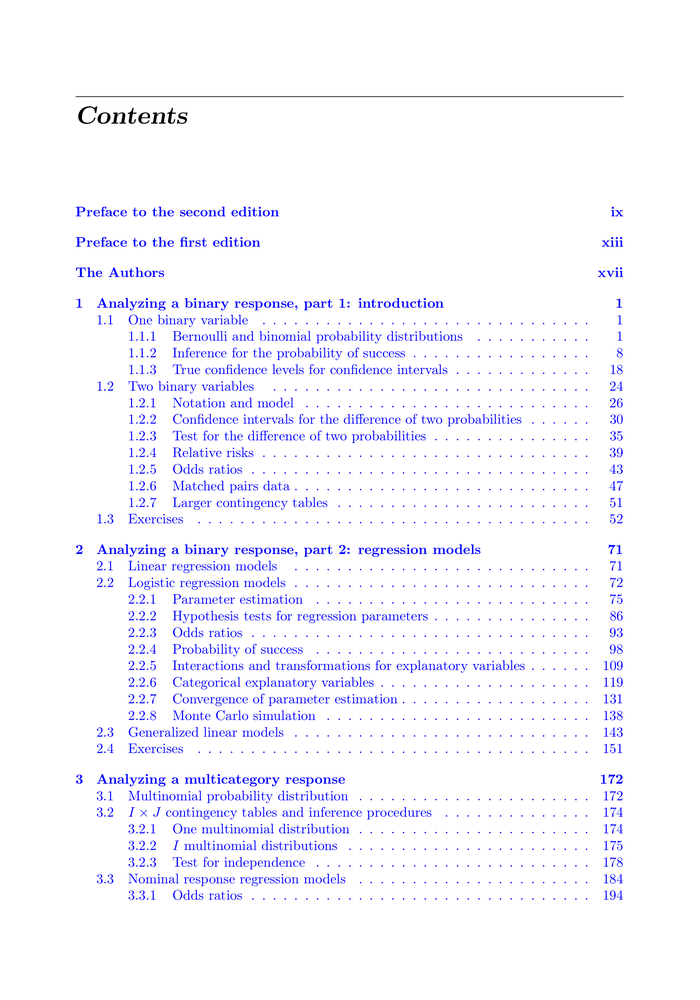
#> input picture images/acd_p006.png, 700 x 1000 px, shrunk from 2100 x 3000 before the run
$ python -i binarization.py   (imports and definitions only)   (older library calls are emulated)
#> lines starting #> are read from the running program, lines starting #| are printed output that depends on the picture; after the words box and inside, x2 and y2 are one past the last pixel; in counts of white or black regions, pixels touching at a corner belong together
#> further down, picture is the input picture: shape (1000, 700, 3); mean B, G, R 254.7, 247.4, 247.4
"""
Sauvola's Method for Document Binarization

Implementation of Sauvola's adaptive binarization algorithm for document images.
This method improves upon Niblack's algorithm by incorporating the dynamic range
of the image's gray value standard deviation.

Reference:
Sauvola, J., & Pietikäinen, M. (2000). Adaptive document image binarization.
Pattern Recognition, 33(2), 225-236.

The threshold is calculated as:
    T_sauvola = m * (1 - k * (1 - S/R))

where:
    m = local mean of the window
    S = local standard deviation of the window
    k = parameter (default 0.5)
    R = dynamic range of standard deviation (default 128 for grayscale images)
"""

import cv2
import numpy as np


# [29 lines left out: function normalize_image, not called in this run]


def sauvola_binarization(
    image: np.ndarray,
    window_size: int = 15,
    k: float = 0.5,
    R: float = 128.0
) -> np.ndarray:
    """
    Apply Sauvola's adaptive binarization to a grayscale image.

    Args:
        image: Input grayscale image (uint8)
        window_size: Size of the local window (must be odd). Default: 15
        k: Sauvola parameter controlling the effect of standard deviation. Default: 0.5
        R: Dynamic range of standard deviation. Default: 128 for 8-bit images

    Returns:
        Binary image (uint8) where foreground is 255 and background is 0
    """
#> called with window_size = 15, k = 0.5, R = 128
    # Ensure image is grayscale
    if len(image.shape) == 3:
        image = cv2.cvtColor(image, cv2.COLOR_BGR2GRAY)

    # Ensure window size is odd
    if window_size % 2 == 0:
        window_size += 1

    # Convert to float for calculations
    img_float = image.astype(np.float64)

    # Calculate local mean using box filter (efficient convolution)
    mean = cv2.boxFilter(img_float, cv2.CV_64F, (window_size, window_size))
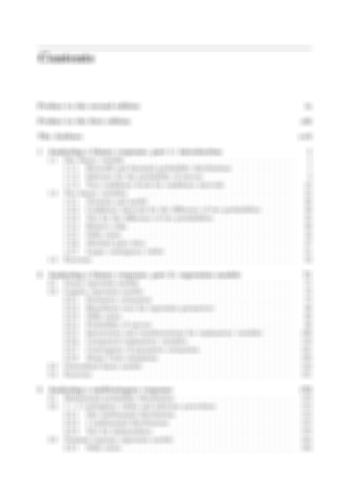
#> mean: shape (1000, 700) float64 (shown at 1/2 size); min 157.1, max 255, mean 248.3

    # Calculate local standard deviation
    # Var(X) = E[X^2] - E[X]^2
    mean_squared = cv2.boxFilter(img_float ** 2, cv2.CV_64F, (window_size, window_size))
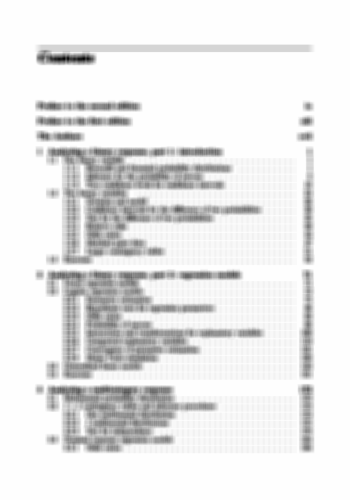
#> mean_squared: shape (1000, 700) float64 (shown at 1/2 size); min 35409.6, max 65025, mean 62491.1; drawn with min black and max white
    variance = mean_squared - mean ** 2
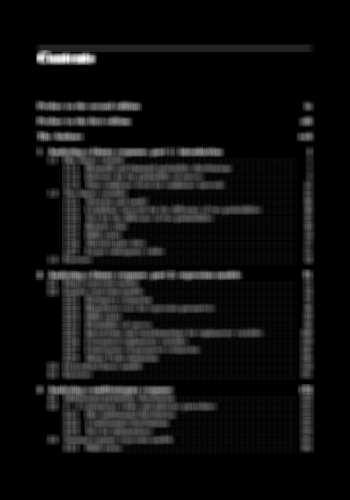
#> variance: shape (1000, 700) float64 (shown at 1/2 size); min 0, max 10949.8, mean 728.6; drawn with min black and max white

    # Handle numerical issues (variance should be non-negative)
    variance = np.maximum(variance, 0)
    std_dev = np.sqrt(variance)
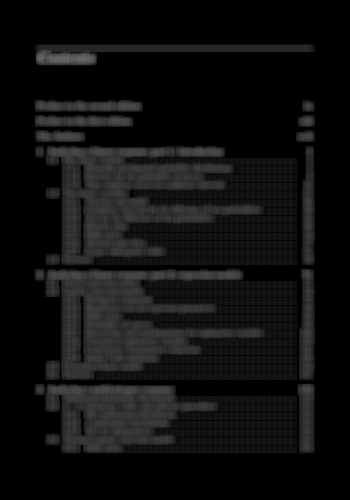
#> std_dev: shape (1000, 700) float64 (shown at 1/2 size); min 0, max 104.6, mean 16.2

    # Calculate Sauvola threshold
    # T = m * (1 - k * (1 - S/R))
    # T = m * (1 - k + k*S/R)
    threshold = mean * (1.0 - k * (1.0 - std_dev / R))
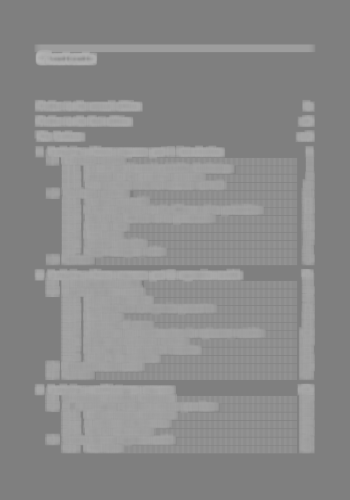
#> threshold: shape (1000, 700) float64 (shown at 1/2 size); min 127.5, max 181.4, mean 138.9

    # Apply threshold: pixel is foreground (0=black) if below threshold
    # Background is white (255)
    # This produces black text on white background
    binary = np.ones_like(image) * 255
    binary[img_float < threshold] = 0

    return binary.astype(np.uint8)


# [88 lines left out: functions niblack_binarization, otsu_binarization, not called in this run]


def binarize_document(
    image: np.ndarray,
    method: str = "sauvola",
    window_size: int = 15,
    k: float = None,
    R: float = 128.0
) -> np.ndarray:
    """
    Apply adaptive binarization to a document image.

    Args:
        image: Input image (grayscale or BGR)
        method: Binarization method - "sauvola", "niblack", or "otsu". Default: "sauvola"
        window_size: Size of the local window (must be odd). Default: 15
                    (Not used for Otsu method)
        k: Method-specific parameter. If None, uses default for the method:
           - Sauvola: 0.5
           - Niblack: -0.2
           - Otsu: ignored (threshold is automatically determined)
        R: Dynamic range for Sauvola method. Default: 128

    Returns:
        Binary image (uint8) where foreground is 0 (black) and background is 255 (white)
    """
    method = method.lower()

    if method == "sauvola":
        if k is None:
            k = 0.5
        return sauvola_binarization(image, window_size, k, R)
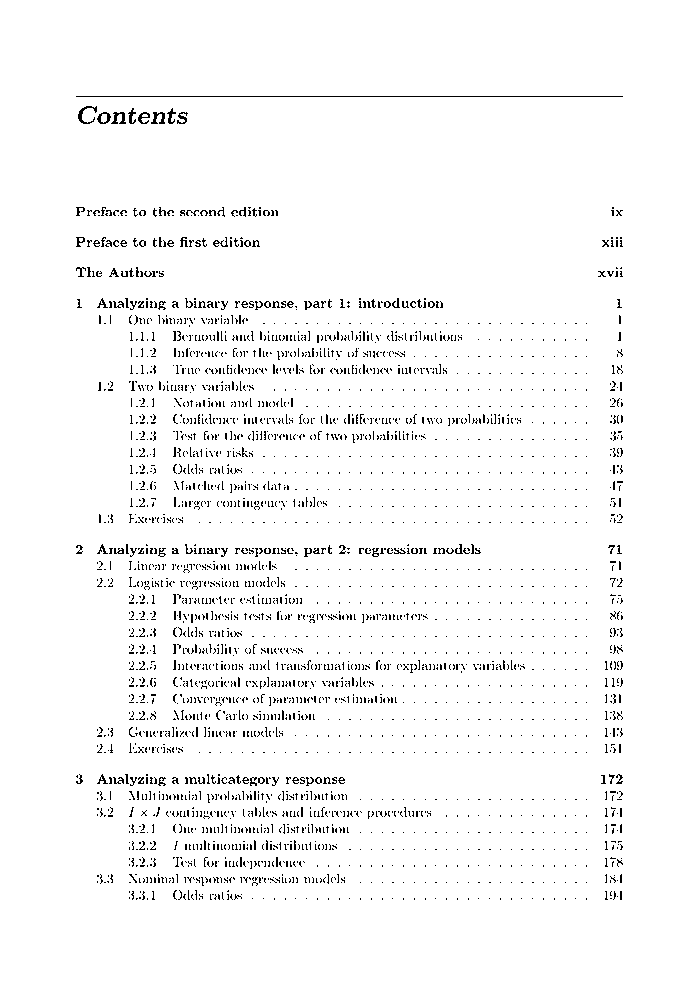
#> returned value: shape (1000, 700); 97% white; black in thin lines or dots, all inside (x1, y1, x2, y2) = (76, 96, 623, 900)
    elif method == "niblack":
        if k is None:
            k = -0.2
        return niblack_binarization(image, window_size, k)
    elif method == "otsu":
        return otsu_binarization(image)
    else:
        raise ValueError(f"Unknown binarization method: {method}. Use 'sauvola', 'niblack', or 'otsu'")


# [26 lines left out: function adaptive_window_size, not called in this run]


# [32 lines not run here, left out]

>>> import cv2
>>> picture = cv2.imread('../../../images/acd_p006.png')
>>> result = binarize_document(picture)

$ run again, on images/acd_p008.png
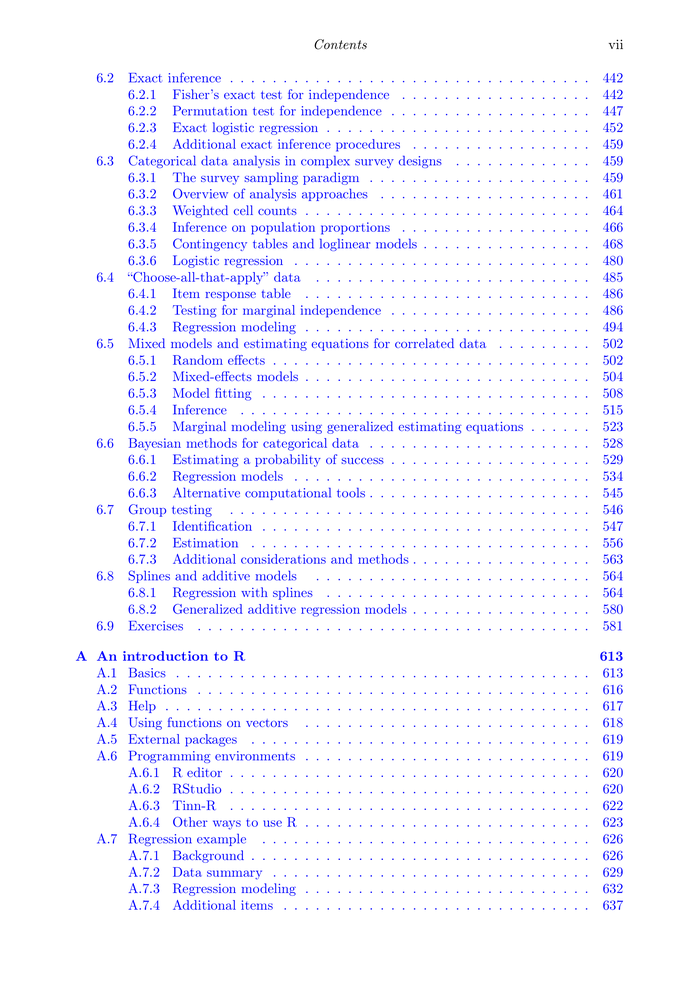
#> input picture images/acd_p008.png, 700 x 1000 px, shrunk from 2100 x 3000 before the run
#> picture is the input picture: shape (1000, 700, 3); mean B, G, R 255, 246.5, 246.5
#> in sauvola_binarization, `threshold = mean * (1.0 - k * (1.0 - std_dev / R))`:
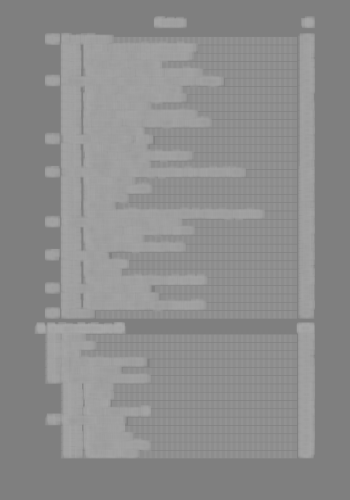
#> threshold: shape (1000, 700) float64 (shown at 1/2 size); min 127.5, max 170.7, mean 141.3
#> in binarize_document, `return sauvola_binarization(image, window_size, k, R)`:
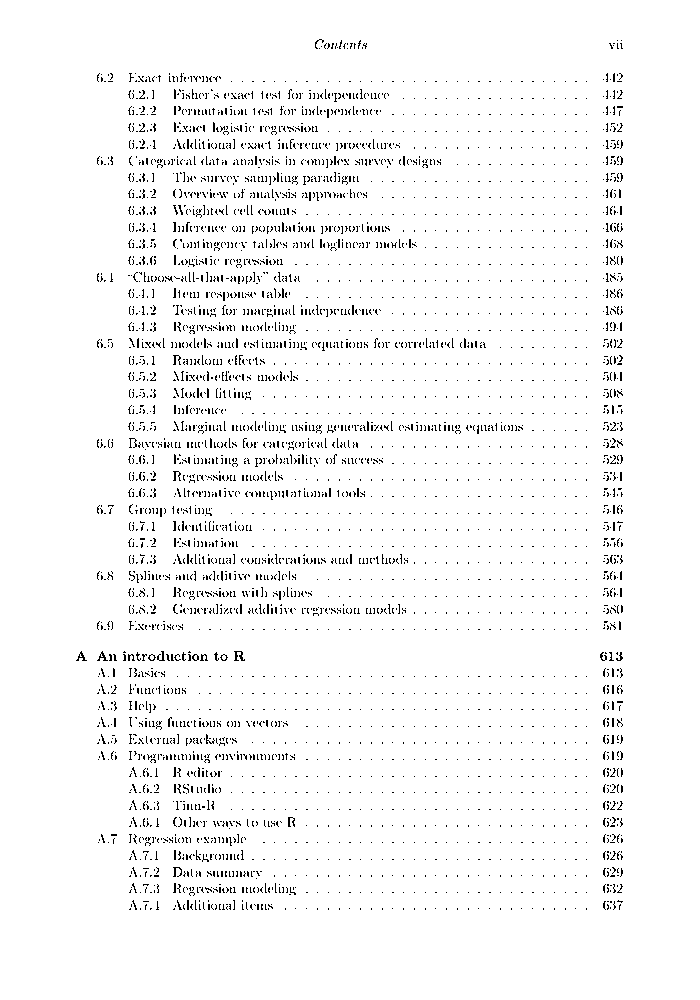
#> returned value: shape (1000, 700); 96.7% white; black in thin lines or dots, all inside (x1, y1, x2, y2) = (76, 39, 623, 910)

$ run again, on images/acd_p009.png
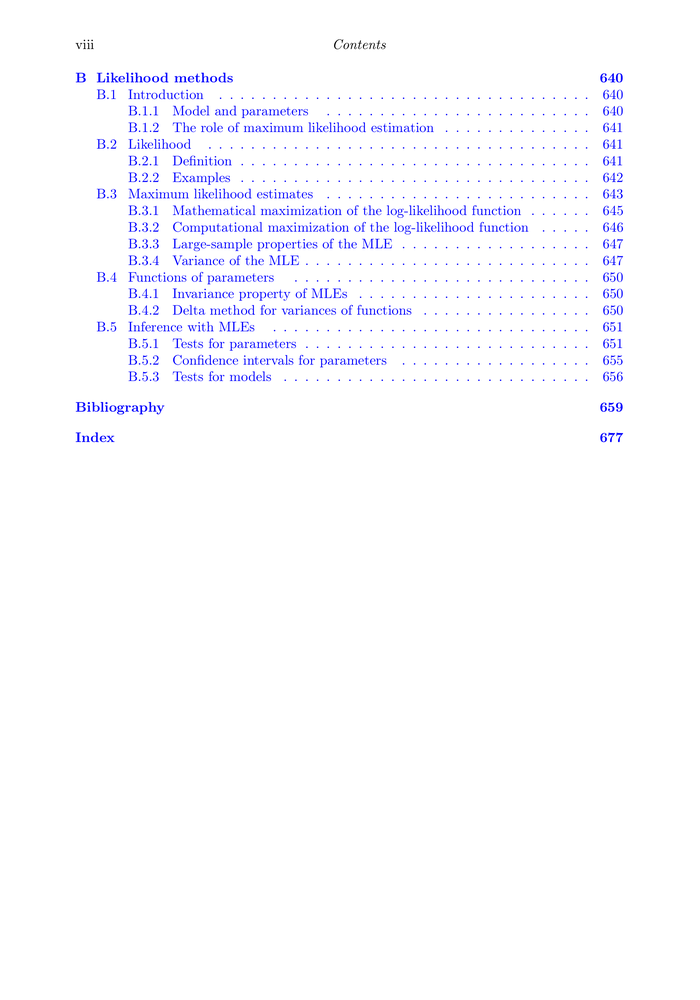
#> input picture images/acd_p009.png, 700 x 1000 px, shrunk from 2100 x 3000 before the run
#> picture is the input picture: shape (1000, 700, 3); mean B, G, R 254.9, 251.2, 251.2
#> in sauvola_binarization, `threshold = mean * (1.0 - k * (1.0 - std_dev / R))`:
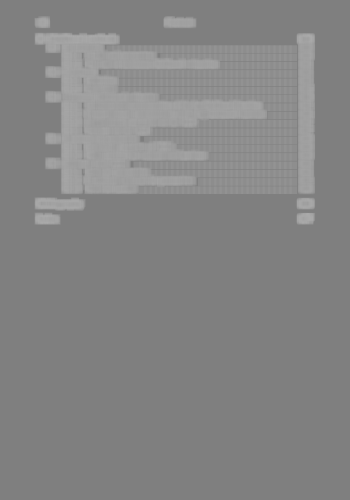
#> threshold: shape (1000, 700) float64 (shown at 1/2 size); min 127.5, max 171.3, mean 133.2
#> in binarize_document, `return sauvola_binarization(image, window_size, k, R)`:
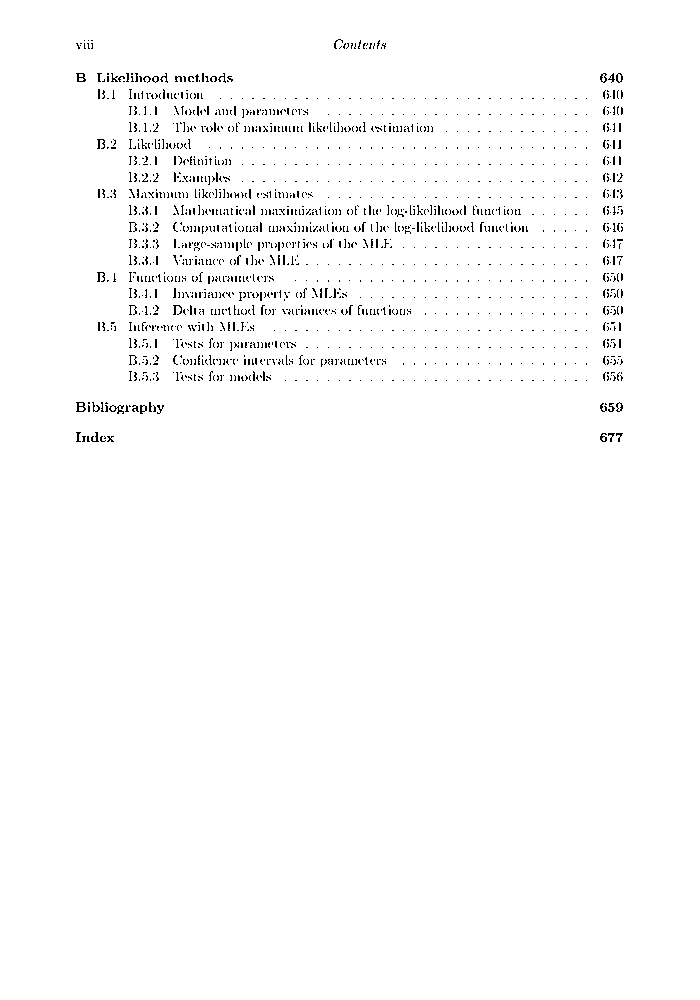
#> returned value: shape (1000, 700); 98.5% white; black in thin lines or dots, all inside (x1, y1, x2, y2) = (76, 39, 623, 442)
